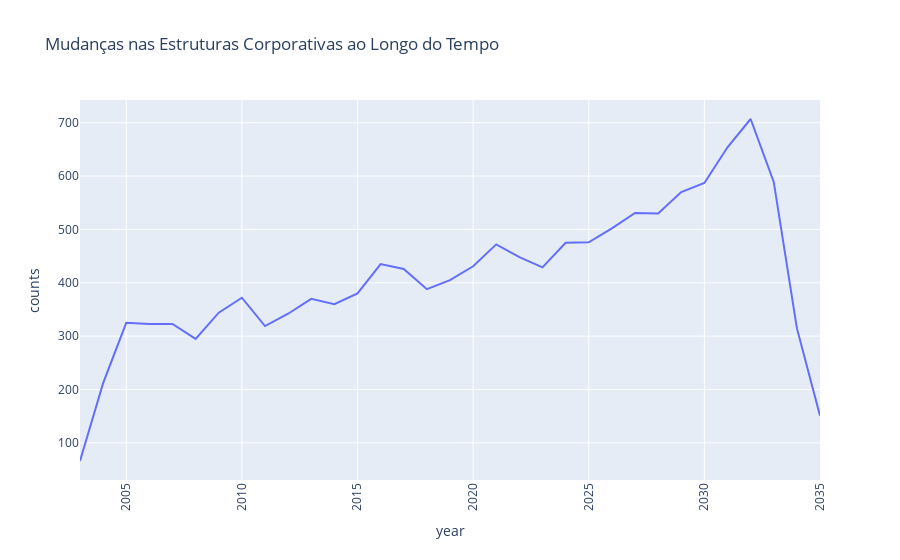

Notebook code for this chart:
### Markdown cell above
## Worksfor

### Code cell
# Contagem de relações por ano
data_filtered = df_links[df_links['type'] == 'Event.WorksFor']

relations_per_year = data_filtered.groupby(['year', 'type', 'target']).size().reset_index(name='counts')
relations_per_year = relations_per_year.groupby(['year', 'type'])['counts'].size().reset_index(name='counts')

# Criação da visualização temporal
fig = px.line(relations_per_year, x='year', y='counts', title='Mudanças nas Estruturas Corporativas ao Longo do Tempo')
fig.update_layout(
    #xaxis_title='Ano',
    #yaxis_title='Média de Contagens',
    xaxis_tickangle=-90,
    xaxis={'dtick': 5}#,  # Garantir que todos os anos sejam exibidos
    #xaxis={'categoryorder': 'array', 'categoryarray': average_relations_per_year_type_target['year']}
)
fig.show()

### Figure 1 — Plotly figure (JSON) as saved in the notebook; plotly's stock layout.template omitted (floating-point values rounded to 4 significant figures)
{"data": [{"hovertemplate": "year=%{x}<br>counts=%{y}<extra></extra>", "legendgroup": "", "line": {"color": "#636efa", "dash": "solid"}, "marker": {"symbol": "circle"}, "mode": "lines", "name": "", "orientation": "v", "showlegend": false, "type": "scatter", "x": [2003, 2004, 2005, 2006, 2007, 2008, 2009, 2010, 2011, 2012, 2013, 2014, 2015, 2016, 2017, 2018, 2019, 2020, 2021, 2022, 2023, 2024, 2025, 2026, 2027, 2028, 2029, 2030, 2031, 2032, 2033, 2034, 2035], "xaxis": "x", "y": [66, 212, 325, 323, 323, 295, 344, 372, 319, 342, 370, 360, 380, 435, 426, 388, 405, 431, 472, 448, 429, 475, 476, 502, 531, 530, 570, 587, 654, 707, 589, 315, 151], "yaxis": "y"}], "layout": {"legend": {"tracegroupgap": 0}, "title": {"text": "Mudanças nas Estruturas Corporativas ao Longo do Tempo"}, "xaxis": {"anchor": "y", "domain": [0, 1], "dtick": 5, "tickangle": -90, "title": {"text": "year"}}, "yaxis": {"anchor": "x", "domain": [0, 1], "title": {"text": "counts"}}}}
